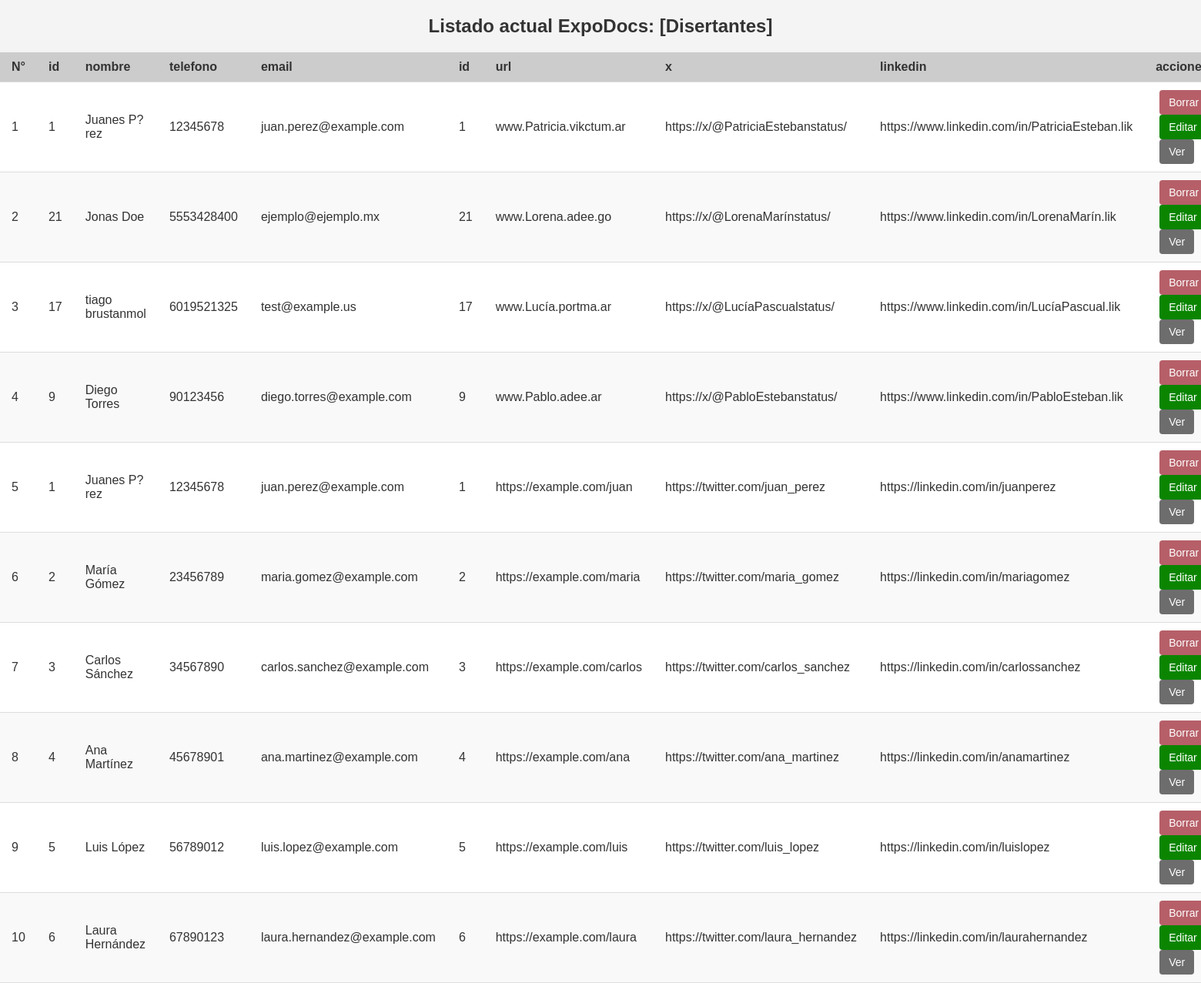
/sistema/ListDisertante.php, run on the app's committed database.
### tables this page shows
CREATE TABLE `disertante` (
  `id` int(11) NOT NULL,
  `url` varchar(255) DEFAULT NULL,
  `biografia` text NOT NULL,
  `twitter` varchar(255) DEFAULT NULL,
  `linkedin` varchar(255) DEFAULT NULL,
  `persona_id` int(11) DEFAULT NULL
);

CREATE TABLE `persona` (
  `id` int(11) NOT NULL,
  `nombre` varchar(255) NOT NULL,
  `apellidos` varchar(255) NOT NULL,
  `telefono` varchar(255) NOT NULL,
  `email` varchar(255) NOT NULL
);

### modelo/Disertante.php (called while the page is built, shortened)
<?php
require_once 'Bd.php';
Class Disertante extends Persona {
protected $conection;
function getConection(){
    $db= new Db;
    $this->conection=$db->conection;
}
public function __construct($Biografia = "",$Url = "", $Twitter = "",$Linkedin = ""){
    return $this;
}
public function getDisertantes(){
    $sql = " SELECT * FROM `disertante`,persona WHERE disertante.persona_id = persona.id";
    $stmt = $this->conection->prepare($sql);
    $stmt->execute();
    return $stmt->fetchAll(PDO::FETCH_ASSOC);
}
}
?>

### modelo/Bd.php (called while the page is built, shortened)
<?php
class Db {
	public function __construct($host='localhost',$db_name='gestion',$db_user='root',$db_pass='') {
		$this->host = $host;
		$this->db = $db_name;
		$this->user = $db_user;
		$this->pass = $db_pass;
		try {
           $this->conection = new PDO('mysql:host='.$this->host.'; dbname='.$this->db, $this->user, $this->pass);
        } catch (PDOException $e) {
            echo $e->getCode()." ; ".$e->getMessage();
            exit();
        }
	}
}

### sistema/ListDisertante.php (the view, shortened to what this page needs)
<?php
    require_once 'Bd.php';
    require 'Disertante.php';
    $u = new Disertante();
    $lista = $u->getDisertantes();
    $contador = 0;
    $numeral = 1;
?>
<!DOCTYPE html>
<html lang="en">
<head>
    <link rel="stylesheet" href="../public/css/list.css">
</head>
<body>
    <h2 class="titulo">Listado actual ExpoDocs: [Disertantes]</h2>
    <table class="tabla" id="tabla">
        <thead>
            <tr>
                <th name="numeral" id="numeral">N°</th>
                <th>id <i class="ri-links-line"></i></th>
                <th>nombre<i class="ri-account-box-line"></i></th>
                <th>telefono<i class="ri-phone-line"></i></th>
                <th>email <i class="ri-links-line"></i></th>
                <th>id <i class="ri-links-line"></i></th>
                <th>url <i class="ri-phone-line"></i></th>
                <th>x <i class="ri-links-line"></i></th>
                <th>linkedin <i class="ri-links-line"></i></th>
                <th>acciones <i class="ri-links-line"></i></th>
            </tr>
        </thead>
        <tbody>
            <?php
            if (empty($lista)) {
            ?>
                <tr>
                    <td colspan="7">NO EXISTEN DATOS</td>
                </tr>
            <?php
            } else {
                foreach ($lista as $datos) {
                    $contador++;
            ?>
                <tr class="user-row">
                    <td><?=$numeral++;?></td>
                    <td><?=$datos['id'];  ?></td>
                    <td><?=$datos['nombre']." ".$datos['apellidos'];  ?></td>
                    <td><?=$datos['telefono'];  ?></td>
                    <td><?=$datos['email'];  ?></td>
                    <td><?=$datos['id'];?></td>
                    <td><?=$datos['url'];?></td>
                    <td><?=$datos['twitter'];?></td>
                    <td><?=$datos['linkedin'];?></td>
                    <td class="botones">
                        <button class="delete">Borrar</button>
                        <button class="edit">Editar</button>
                        <button class="view">Ver</button>
                    </td>
                </tr>
            <?php
                    if ($contador == 10) {
                        break;
                    }
                }
            }
            ?>
        </tbody>
    </table>
</body>
</html>

### public/css/list.css (style rules this page uses)
body { font-family: Arial, sans-serif; background-color: #f4f4f4; color: #333; margin: 0; padding: 0; }
.titulo { text-align: center; color: #333; margin: 20px 0; font-size: 24px; font-weight: bold; }
.tabla { width: 80%; margin: 0 auto; border-collapse: collapse; background-color: #fff; box-shadow: 0 2px 4px rgba(0, 0, 0, 0.1); }
.tabla thead { background-color: #ccc; color: #333; text-align: left; }
.tabla th, .tabla td { padding: 10px 15px; border-bottom: 1px solid #ddd; }
.tabla tr:nth-child(even) { background-color: #f9f9f9; }
.botones { text-align: left; }
.botones button { background-color: #007bff; color: #fff; border: none; border-radius: 4px; padding: 8px 12px; margin: 0 5px; cursor: pointer; font-size: 14px; transition: background-color 0.3s, border-color 0.3s; }
.botones button.delete { background-color: #b65f68; }
.botones button.edit { background-color: #0b8500; }
.botones button.view { background-color: #6d6d6d; }

### data on the page
disertante: persona "1", persona.nombre "Juanes", persona.apellidos "P?rez", persona.telefono "12345678", persona.email "juan.perez@example.com", url "www.Patricia.vikctum.ar", twitter "https://x/@PatriciaEstebanstatus/", linkedin "https://www.linkedin.com/in/PatriciaEsteban.lik"
disertante: persona "21", persona.nombre "Jonas", persona.apellidos "Doe", persona.telefono "5553428400", persona.email "ejemplo@ejemplo.mx", url "www.Lorena.adee.go", twitter "https://x/@LorenaMarínstatus/", linkedin "https://www.linkedin.com/in/LorenaMarín.lik"
disertante: persona "17", persona.nombre "tiago", persona.apellidos "brustanmol", persona.telefono "6019521325", persona.email "test@example.us", url "www.Lucía.portma.ar", twitter "https://x/@LucíaPascualstatus/", linkedin "https://www.linkedin.com/in/LucíaPascual.lik"
disertante: persona "9", persona.nombre "Diego", persona.apellidos "Torres", persona.telefono "90123456", persona.email "diego.torres@example.com", url "www.Pablo.adee.ar", twitter "https://x/@PabloEstebanstatus/", linkedin "https://www.linkedin.com/in/PabloEsteban.lik"
disertante: persona "1", persona.nombre "Juanes", persona.apellidos "P?rez", persona.telefono "12345678", persona.email "juan.perez@example.com", url "https://example.com/juan", twitter "https://twitter.com/juan_perez", linkedin "https://linkedin.com/in/juanperez"
disertante: persona "2", persona.nombre "María", persona.apellidos "Gómez", persona.telefono "23456789", persona.email "maria.gomez@example.com", url "https://example.com/maria", twitter "https://twitter.com/maria_gomez", linkedin "https://linkedin.com/in/mariagomez"
disertante: persona "3", persona.nombre "Carlos", persona.apellidos "Sánchez", persona.telefono "34567890", persona.email "carlos.sanchez@example.com", url "https://example.com/carlos", twitter "https://twitter.com/carlos_sanchez", linkedin "https://linkedin.com/in/carlossanchez"
disertante: persona "4", persona.nombre "Ana", persona.apellidos "Martínez", persona.telefono "45678901", persona.email "ana.martinez@example.com", url "https://example.com/ana", twitter "https://twitter.com/ana_martinez", linkedin "https://linkedin.com/in/anamartinez"
disertante: persona "5", persona.nombre "Luis", persona.apellidos "López", persona.telefono "56789012", persona.email "luis.lopez@example.com", url "https://example.com/luis", twitter "https://twitter.com/luis_lopez", linkedin "https://linkedin.com/in/luislopez"
disertante: persona "6", persona.nombre "Laura", persona.apellidos "Hernández", persona.telefono "67890123", persona.email "laura.hernandez@example.com", url "https://example.com/laura", twitter "https://twitter.com/laura_hernandez", linkedin "https://linkedin.com/in/laurahernandez"
